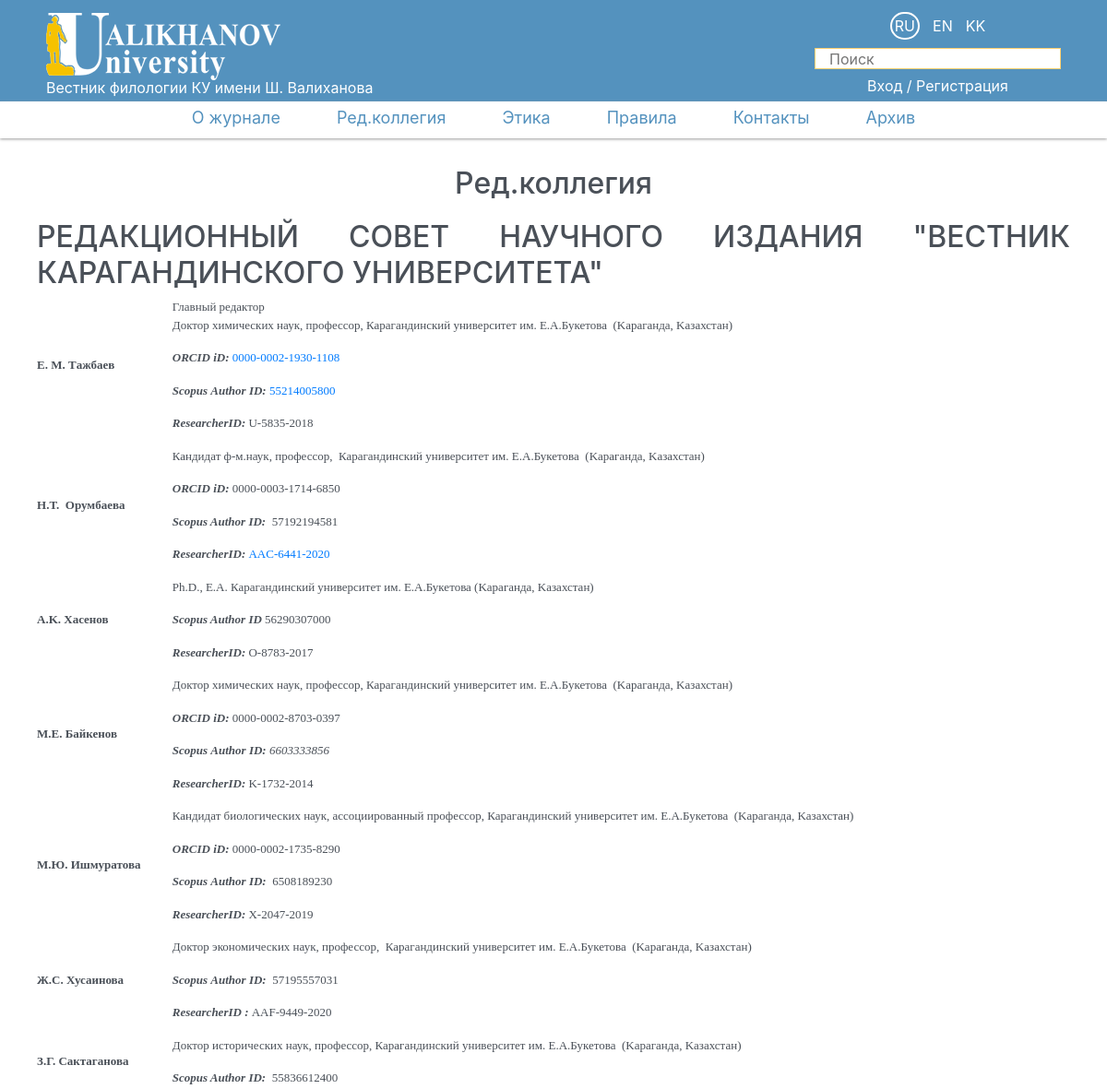
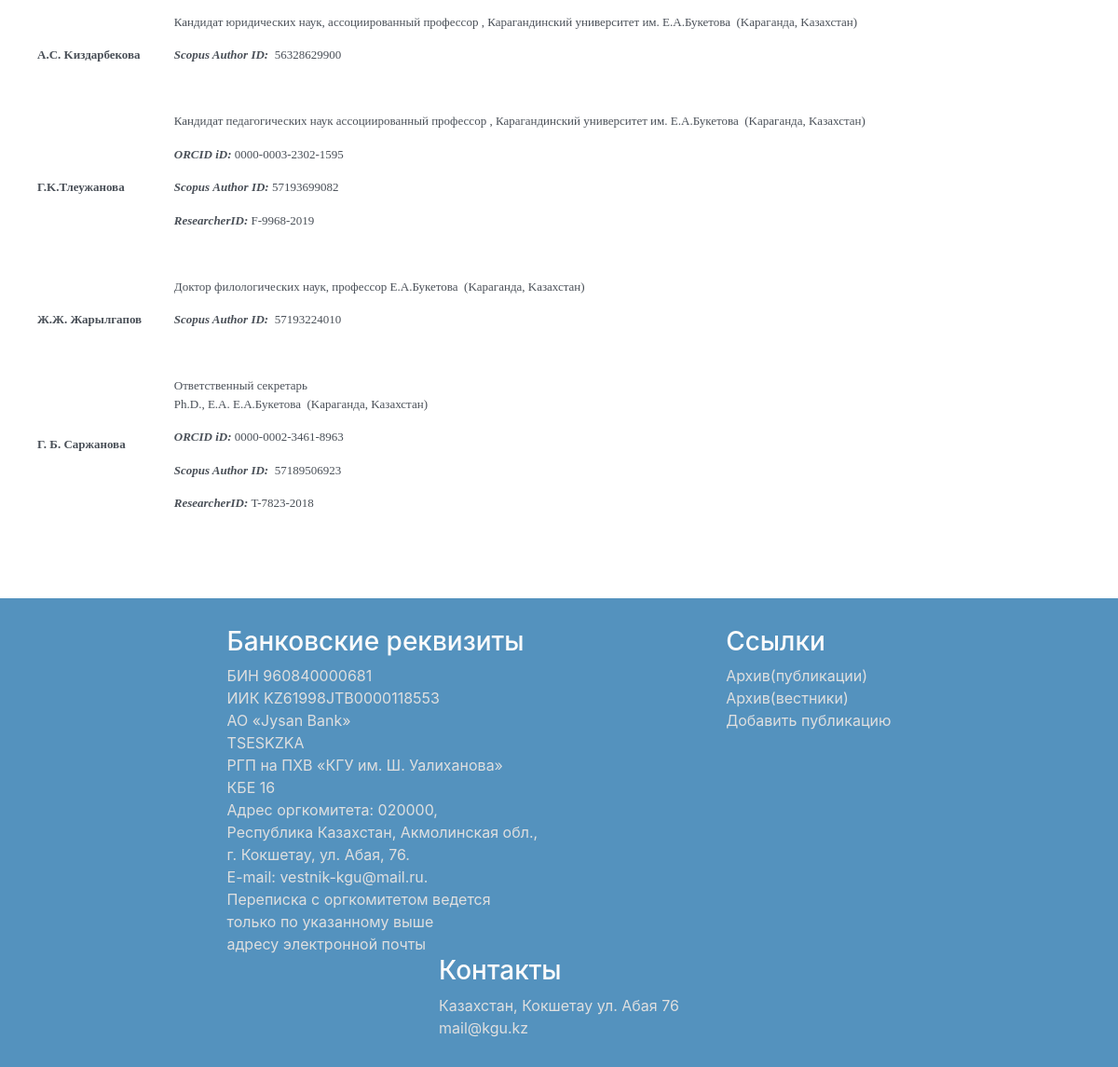
The app's page /ru/2/ with its own data (2 pictures, top to bottom).
### publication/models.py (models this page shows, shortened)
class Pages(models.Model):
    title = models.CharField(max_length=30,verbose_name="Заголовок")
    content = models.TextField(verbose_name="Контент")
    parent = models.ForeignKey('self', null=True, blank=True, on_delete=models.CASCADE, related_name='children')
    index = models.IntegerField(default=0)
    basic = models.BooleanField(default=False)
    class Meta:
        verbose_name = "Страница"
        verbose_name_plural = "Страницы"

### publication/views.py (the view)
# urls.py: path('<int:pk>/', detailPage, name='detailPage'),
def detailPage(request, pk):
    q = Pages.objects.get(pk=pk)
    title = q.title
    content = q.content
    if q.basic:
        current = VestnikFiles.objects.last()
        return render(request, 'about.html', {'title': title, 'content': content, 'current': current})
    return render(request,'detailPage.html',{'title':title,'content':content})

### publication/context_processors.py (called while the page is built)
def pages(request):
    return {'pages':Pages.objects.filter(parent=None).order_by('index')}

### publication/templates/detailPage.html (shortened to what this page needs)
{% extends "index.html" %}
{% load static %}
{% block content %}
<div class="main">
			<h2 class="main_title">{{title}}</h2>
			<div class="main_content"> {{content|safe}}</p>
			</div>
		</div>
{% endblock %}

### publication/templates/index.html (shortened to what this page needs)
<!DOCTYPE html>
{% load i18n %}
{% load static %}
<html>
<head>
	<link rel="stylesheet" type="text/css" href="{% static 'styles.css' %}">
	<link rel="stylesheet" href="https://stackpath.bootstrapcdn.com/bootstrap/4.5.0/css/bootstrap.min.css">
	<link rel="stylesheet" type="text/css" href="{% static 'styles.css' %}">
</head>
<body>
	<div class="head">
	<div class="header">
		<div class="logo">
			<img src="{% static 'logo.png' %}" height="80%">
			<div class="head_text">
			<span class="head_text_title">{% trans 'Вестник филологии' %}</span>
			<span class="head_text_content">{% trans 'КУ имени Ш. Валиханова' %}</span>
		</div>
		</div>
		<div class="search">
			<ul class="language_local">
                                            {% get_current_language as LANGUAGE_CODE %}
                                            {% get_available_languages as LANGUAGES %}
                                            {% get_language_info_list for LANGUAGES as languages %}
                                            {% for language in languages %}
                                            <li class="language_li"><a href="/{{ language.code }}{{ request.get_full_path|slice:'3:' }}" class="language-link {% if language.code == LANGUAGE_CODE %}active {% endif %}" data-lang="{{language.code}}">{{language.code|upper}}</a></li>
                                            {% endfor %}
			</ul>
			<form action="{% url 'search' %}" method="get">
			<input id="search" required name="q" type="text" placeholder="{% trans 'Поиск' %}" autocomplete="off" class="search_row">
				</form>
			{% if user.is_authenticated %}
			<a href="{% url 'cabinet' %}" class="log">{% trans 'Кабинет' %}</a> /
			<a href="{% url 'logout' %}" class="log">{% trans 'Выход' %}</a>
			{% else %}
			<a href="{% url 'login' %}" class="log">{% trans 'Вход' %}</a> /
			<a href="{% url 'signup' %}" class="log">{% trans 'Регистрация' %}</a>
			{% endif %}
		</div>
	</div>
	<div class="navigate">
		<ul class="base_menu">
			{% for i in pages %}
				<li class="base_menu_li {% if i.children %}menu_button{% endif %}"><a href="{% url 'detailPage' i.pk %}">{{ i.title }}</a>
				</li>
			{% empty %}
			<li><a href="">Empty</a></li>
			{% endfor %}
			<li class="base_menu_li menu_button"><a href="{% url 'archive' %}">{% trans "Архив" %}</a>
			</li>
		</ul>
	</div>
	</div>
	<div class="content">
		{% block content %}{% endblock %}
	</div>
	<div class="footer">
		<div class="ftr1"><h3>{% trans "Банковские реквизиты" %}</h3>
			БИН 960840000681 <br>
ИИК KZ61998JTB0000118553 <br>
AO «Jysan Bank» <br>
TSESKZKA <br>
РГП на ПХВ «КГУ им. Ш. Уалиханова» <br>
КБЕ 16 <br>
Адрес оргкомитета:
020000,<br> Республика Казахстан, Акмолинская обл.,<br> г. Кокшетау, ул. Абая, 76.<br> E-mail: vestnik-kgu@mail.ru. <br>Переписка с оргкомитетом ведется
			<br>только по указанному выше <br>адресу электронной почты
		</div>
		<div class="ftr2"><h3>{% trans "Ссылки" %}</h3>
	<ul>
		<li><a href="{% url 'publications' %}">{% trans "Архив(публикации)" %}</a></li>
		<li><a href="{% url 'archive' %}">{% trans "Архив(вестники)" %}</a></li>
		<li><a href="{% url 'add_file' %}">{% trans "Добавить публикацию" %}</a></li>
	</ul>
		</div>
		<div class="ftr3"><h3>{% trans "Контакты" %} </h3>
Казахстан, Кокшетау ул. Абая 76<br>        mail@kgu.kz
		</div>
	</div>
</body>
</html>

### publication/static/styles.css (style rules this page uses)
html { height: 100%; }
body { margin:0px; padding: 0px; display: flex; flex-direction: column; height: 100%; line-h }
ul { list-style-type:none; padding:0px; margin:0px; }
.log { color:white; }
a { text-decoration: none; }
li { list-style-type:none; }
.search { text-align:center; }
.search_row { border: 1px solid #ffd070; height: 23px; margin:10px 0px; padding-left: 15px; box-sizing: border-box; outline3:0px; }
.head { flex: 0 0 auto; margin-bottom: 0px; background-color:#5492be; }
.content { flex: 1 0 auto; }
.footer { flex: 0 0 auto; }
.header { line-height:1; color: white; height: 110px; width: 1100px; display: flex; flex-wrap:wrap; align-items: start; padding-top: 14px; justify-content: space-between; margin-bottom: -41px; margin-top: 0px; padding-top: -10px; box-sizing: border-box; opacity: 1; transition: opacity .2s; background-color:#5492be; margin:auto; }
.base_menu { padding:0px; line-height:1; height:40px; display:flex; justify-content: center; flex-direction: row; align-items: center; list-style: none; margin:auto; background-color: #5680A7; background-color: #608cb500; box-sizing: border-box; transition: background-color .3s background-color: #172532c2; background-color: white; }
.base_menu_li { border-right:1px solid white; }
.base_menu li:last-child { border-right:0px solid white; }
.base_menu_li a { color: #5492be; margin-right: 30px; margin-left: 30px; margin-bottom: 5px; font-size: 18px; display: inline-block; font-family: inherit; }
.content { margin: 10px auto; line-height:1.5; width:1160px; color:#0e093e;; }
.content p { font-size: 13px; font-family: 'Verdana'; }
.main { width:100%; margin:10px auto; color:#4a5058; float:left; background-color: white; padding: 10px 20px; box-sizing: border-box; }
.main_title { text-align: center; margin-bottom: 20px; }
.main_content { text-align: justify; }
.footer { margin-top: 30px; background-color:#5680A7 ; background-color: #5492be; display: flex; justify-content: center; flex-wrap: wrap; color:#fbfbfb; padding: 30px 0px; }
.footer ul { padding-inline-start:0px; }
.footer h3 { color:#fbfbfb; }
.ftr1 , .ftr2, .ftr3 { margin:0px 101px; color: #dfdfdf; }
.ftr2 a { color: #dfdfdf; }
.language_local { width: 80%; margin: 6px auto; justify-content: center; display: flex; padding-inline-start: 0px; }
.language_li { margin: 0 7px; }
.language-link { color:white; }
.language_li a.active { border: 2px solid #ffffff; border-radius: 20px; padding: 3px; }
.navigate { box-shadow: 0px 1px 3px #9b9b9b; background-color: white; }

### records on screen
Pages: title "О журнале"
Pages: title "Ред.коллегия", content "РЕДАКЦИОННЫЙ СОВЕТ НАУЧНОГО ИЗДАНИЯ \"ВЕСТНИК КАРАГАНДИНСКОГО УНИВЕРСИТЕТА\" Е. M . T ажбаев Главный редактор Доктор химических наук, профессор, Карагандинский университет им. Е.А.Букетова (Kaраганда, Kaзахстан) ORCID iD : 0000-0002-1930-1108 Scopus Author ID : 55214005800 ResearcherID: U-5835-2018 Н .T. Oрумбаева Кандидат ф-м.наук, профессор, Карагандинский университет им. Е.А.Букетова (Kaраганда, Kaзахстан) ORCID iD: 0000-0003-1714-6850 Scopus Author ID: 57192194581 ResearcherID: AAC-6441-2020 A.K. Хасенов Ph.D., E.A. Карагандинский университет им. Е.А.Букетова (Kaраганда, Kaзахстан) Scopus Author ID 56290307000 ResearcherID: O-8783-2017 M. Е . Б a йкенов Доктор химических наук, профессор,…"
Pages: title "Этика"
Pages: title "Правила"
Pages: title "Контакты"

### other values on screen
{{ language.code|upper }} "RU" "EN" "KK"
